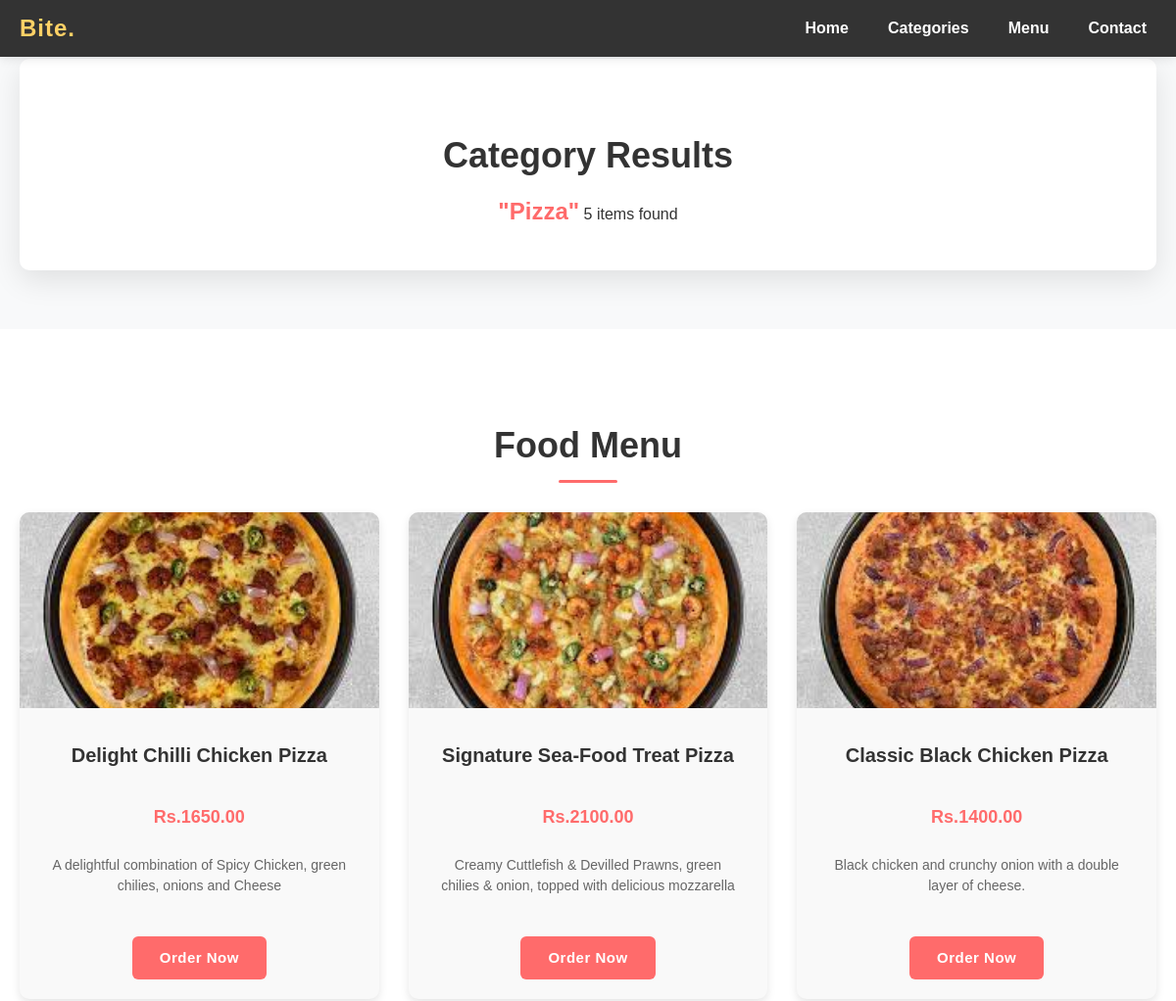
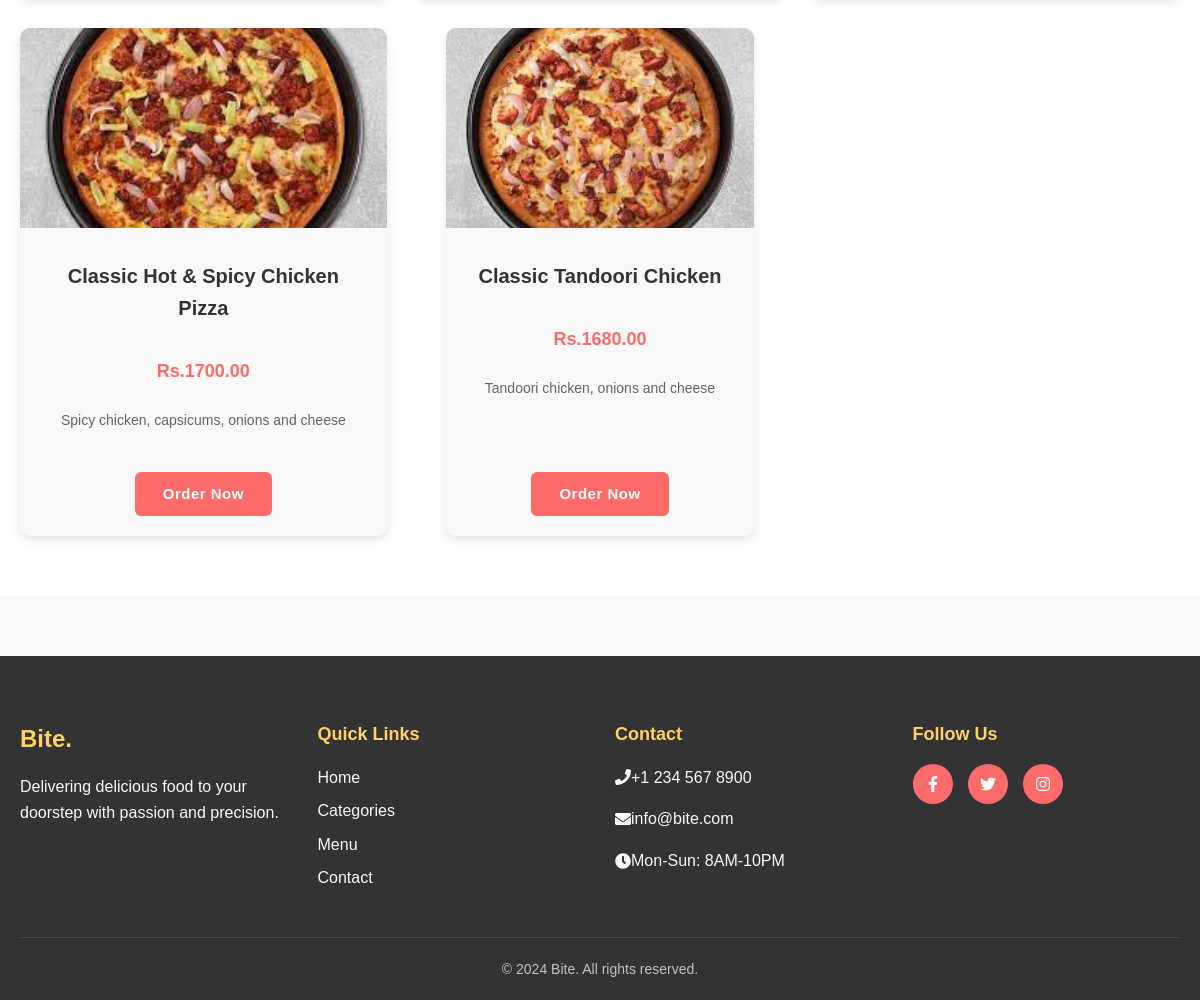
Screenshot of /category-foods.php?category_id=16 with the database file from the repository (2 pictures, top to bottom).
### tables this page shows
CREATE TABLE `tbl_food` (
  `id` int(10) UNSIGNED NOT NULL,
  `title` varchar(100) NOT NULL,
  `description` text NOT NULL,
  `price` decimal(10,2) NOT NULL,
  `image_name` varchar(255) NOT NULL,
  `category_id` int(10) UNSIGNED NOT NULL,
  `featured` varchar(10) NOT NULL,
  `active` varchar(10) NOT NULL
);

### category-foods.php (the view, shortened to what this page needs)
<?php include('partials-front/menu.php'); ?>
<?php
    if(isset($_GET['category_id']))
    {
        $category_id = $_GET['category_id'];
        $sql = "SELECT title FROM tbl_category WHERE id=$category_id";
        $res = mysqli_query($conn, $sql);
        $row = mysqli_fetch_assoc($res);
        $category_title = $row['title'];
    }
    else
    {
        header('location:'.SITEURL);
    }
    $sql2 = "SELECT * FROM tbl_food WHERE category_id=$category_id";
    $res2 = mysqli_query($conn, $sql2);
    $count2 = mysqli_num_rows($res2);
?>
<header class="main-header">
    <div class="container header-container">
        <div class="logo-container">
            <h1 class="logo">Bite.</h1>
        </div>
        <nav>
            <ul>
                <li><a href="index.php">Home</a></li>
                <li><a href="categories.php">Categories</a></li>
                <li><a href="foods.php">Menu</a></li>
                <li><a href="contact.php">Contact</a></li>
            </ul>
        </nav>
    </div>
</header>
<section class="food-search">
    <div class="container">
        <div class="search-results-container">
            <h2 class="search-title">Category Results</h2>
            <div class="search-info">
                <span class="search-term">"<?php echo htmlspecialchars($category_title); ?>"</span>
                <span class="search-count"><?php echo $count2; ?></span>
                <span class="search-count-text"><?php echo $count2 != 1 ? 'items' : 'item'; ?> found</span>
            </div>
        </div>
    </div>
</section>
<section class="food-menu">
    <div class="container">
        <h2 class="section-title">Food Menu</h2>
        <div class="menu-grid">
            <?php
            if($count2 > 0)
            {
                while($row2 = mysqli_fetch_assoc($res2))
                {
                    $id = $row2['id'];
                    $title = $row2['title'];
                    $price = $row2['price'];
                    $description = $row2['description'];
                    $image_name = $row2['image_name'];
            ?>
                <div class="food-item" data-aos="fade-up" data-aos-delay="100">
                    <?php
                    if($image_name == "")
                    {
                        echo "<div class='error'>Image not Available.</div>";
                    }
                    else
                    {
                    ?>
                        <img src="<?php echo SITEURL; ?>images/food/<?php echo $image_name; ?>" alt="<?php echo $title; ?>" class="food-img">
                    <?php
                    }
                    ?>
                    <div class="food-info">
                        <h3 class="food-title"><?php echo $title; ?></h3>
                        <p class="food-price">Rs.<?php echo $price; ?></p>
                        <p class="food-description"><?php echo $description; ?></p>
                        <a href="<?php echo SITEURL; ?>order.php?food_id=<?php echo $id; ?>" class="btn">Order Now</a>
                    </div>
                </div>
            <?php
                }
            }
            else
            {
                echo "<div class='error'>No foods available in this category.</div>";
            }
            ?>
        </div>
    </div>
</section>
<?php include('partials-front/footer.php'); ?>

### rows the page displays
tbl_food: image_name (picture), title "Delight Chilli Chicken Pizza", price "1650.00", description "A delightful combination of Spicy Chicken, green chilies, onions and Cheese"
tbl_food: image_name (picture), title "Signature Sea-Food Treat Pizza", price "2100.00", description "Creamy Cuttlefish & Devilled Prawns, green chilies & onion, topped with delicious mozzarella"
tbl_food: image_name (picture), title "Classic Black Chicken Pizza", price "1400.00", description "Black chicken and crunchy onion with a double layer of cheese."
tbl_food: image_name (picture), title "Classic Hot & Spicy Chicken Pizza", price "1700.00", description "Spicy chicken, capsicums, onions and cheese"
tbl_food: image_name (picture), title "Classic Tandoori Chicken", price "1680.00", description "Tandoori chicken, onions and cheese"

### other values shown
$count2 "5"
